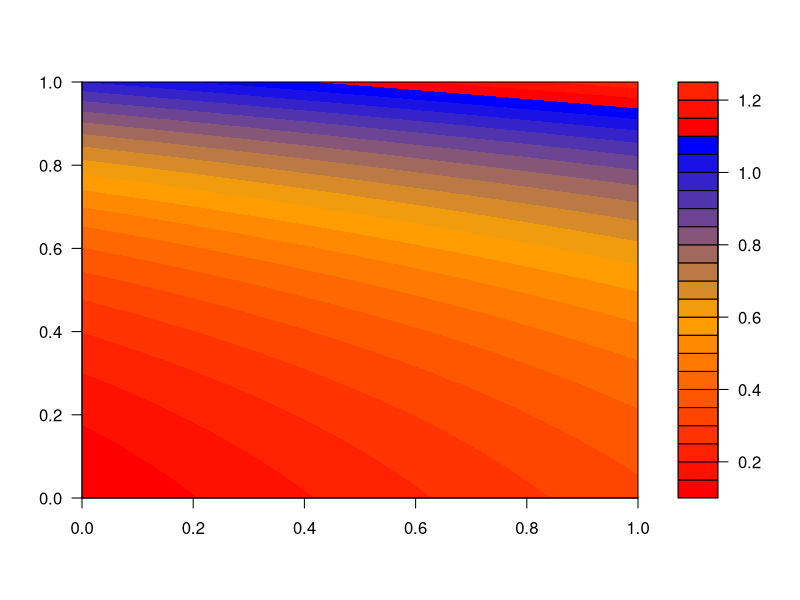
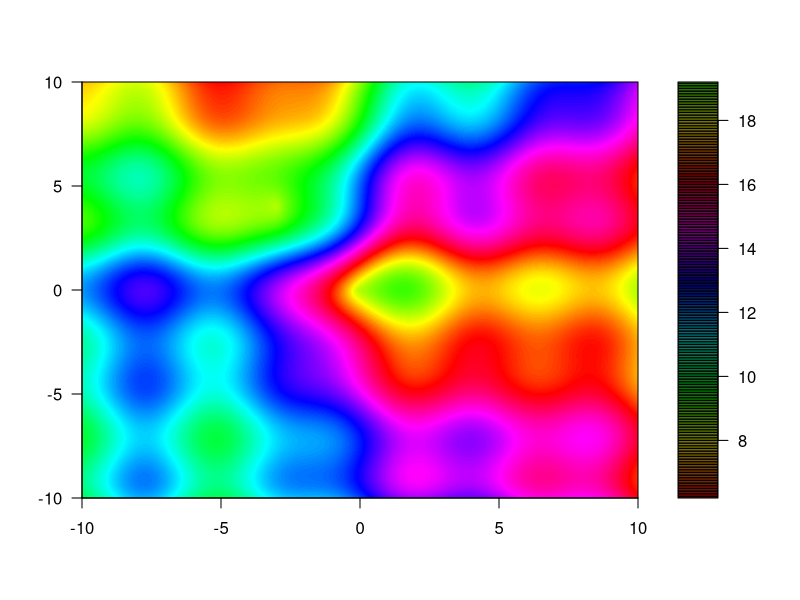

Reproduce these figures in R, in order.
X11()

m <- outer (
     seq(0, 1, 0.01),
     seq(0, 1, 0.01),
     function (x,y)   10^y/10 + 0.6*sin(x/3) + 0.3*sin(x/9) + 0.1*sin(x/15)
)


filled.contour(
         m,
         col   = ( colorRampPalette(c('red', 'orange', 'blue') ))(20)
)

z <- locator(1)


x <- seq(-10, 10, length=200)
y <- seq(-10, 10, length=200)

z <- matrix (
  outer(x, y,
        function(x, y) {
          14 - 
          sqrt( (x+cos(y)/10) ^2 + (y - sin(x)/5) ^2) +
          cos((x-2)/3)*sin(x) + 
          cos((y-2)/4)*cos(y) +
        # 
          sqrt( (x+3) ^ 2 + (y/2-2) ^2)
        }
  ),
  nrow=length(x)
)

# filled.contour(z)
filled.contour(x,y,z,col=rainbow(200),nlevels=200)

locator(1)
